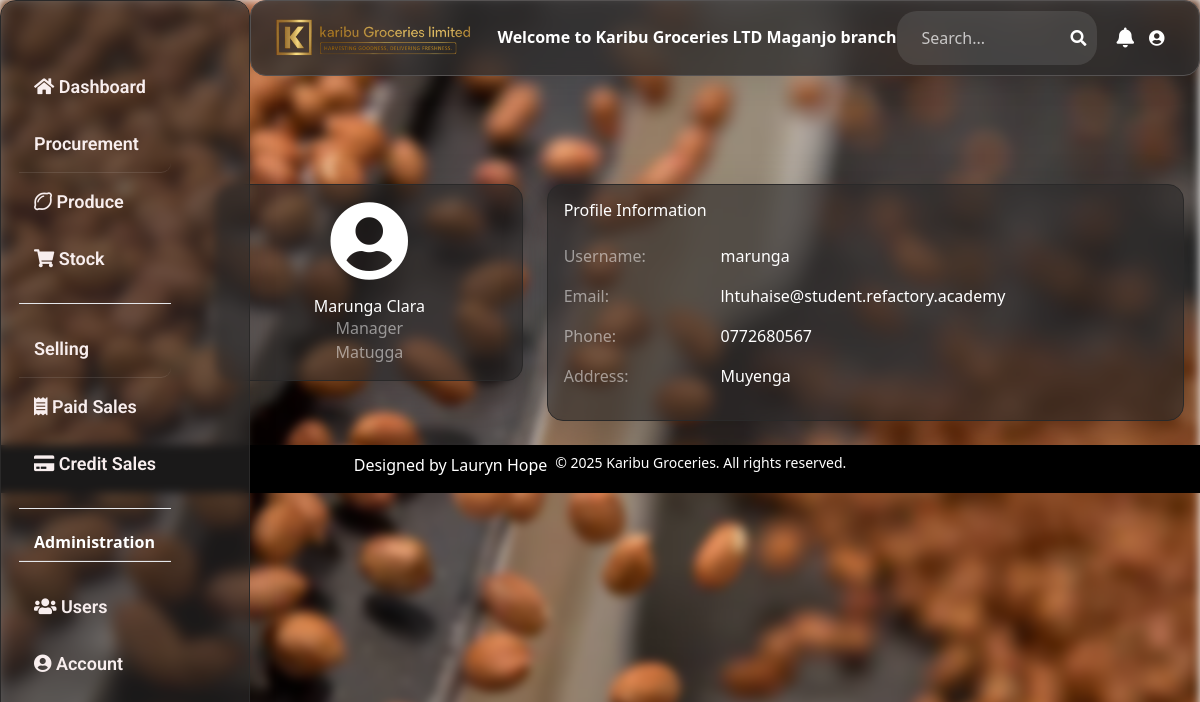
/profile/5/ (signed in), run on the app's committed database.
### happy_hoe/models.py (models this page shows, shortened)
class Userprofile(AbstractUser):
    is_salesagent = models.BooleanField(null=True, default=True)
    is_manager = models.BooleanField(null=True, default=True)
    is_director = models.BooleanField(null=True, default=True)
    last_activity = models.DateTimeField(null=True, blank=True)
    is_online = models.BooleanField(default=True)
    status = models.CharField(
        max_length=20,
        choices=(
            ('online', 'Online'),
            ('offline', 'Offline'),
        ),
        default='offline'
    )
    username = models.CharField(max_length=50, unique=True, blank=True)
    branch = models.ForeignKey(Branch, on_delete=models.CASCADE,max_length=20, blank=True, null=True ,default=1)
    email = models.EmailField(max_length=100, unique=True)
    gender_choices = (('Female','Female'), ('Male','Male'))
    gender = models.CharField(max_length=10, blank=True, choices=gender_choices)
    phone = models.CharField(max_length=10, unique=True)
    address = models.CharField(max_length=100, blank=True)
    def get_role(self):
        if self.is_director:
            return 'Director'
        elif self.is_manager:
            return 'Manager'
        elif self.is_salesagent:
            return 'Sales Agent'
        return 'Staff'
    class Meta:
        db_table = 'userprofile'
        verbose_name = 'User'
        verbose_name_plural = 'Users'

class Branch(models.Model):
    branch_name= models.CharField(max_length=20, default="", blank=True, null=True)
    email = models.EmailField(max_length=100, unique=True)
    phone_number = models.CharField(max_length=15, blank=True, unique=True)
    location = models.CharField(max_length=50, default="", blank=True, null=True)
    class Meta:
        verbose_name_plural = 'Branches'

### happy_hoe/views.py (the view)
# urls.py: path('profile/<int:user_id>/', views.user_profile, name='user_profile'),
@login_required
def user_profile(request, user_id):
    if request.user.id != user_id and not (request.user.is_director or request.user.is_manager):
        messages.error(request, "You can only view your own profile")
        return redirect('home')
    user = get_object_or_404(Userprofile, id=user_id)
    context = {
        'profile': user,
        'title': f'Profile - {user.get_full_name() or user.username}'
    }
    return render(request, 'happy_hoeapp/profile.html', context)

### happy_hoe/templates/happy_hoeapp/profile.html (shortened to what this page needs)
{% extends 'happy_hoeapp/base.html' %}
{% block content %}
<div class="container mt-4">
    <div class="row">
        <div class="col-md-4">
            <div class="card shadow-lg" id="glass-effect">
                <div class="card-body text-center">
                    <i class="fas fa-user-circle fa-5x mb-3 text-white"></i>
                    <h4 class="text-white">{{ profile.get_full_name }}</h4>
                    <p class="text-white-50">{{ profile.get_role }}</p>
                    <p class="text-white-50">{{ profile.branch.branch_name }}</p>
                </div>
            </div>
        </div>
        <div class="col-md-8">
            <div class="card shadow-lg" id="glass-effect">
                <div class="card-body">
                    <h5 class="text-white mb-4">Profile Information</h5>
                    <div class="row mb-3">
                        <div class="col-sm-3">
                            <p class="text-white-50">Username:</p>
                        </div>
                        <div class="col-sm-9">
                            <p class="text-white">{{ profile.username }}</p>
                        </div>
                    </div>
                    <div class="row mb-3">
                        <div class="col-sm-3">
                            <p class="text-white-50">Email:</p>
                        </div>
                        <div class="col-sm-9">
                            <p class="text-white">{{ profile.email }}</p>
                        </div>
                    </div>
                    <div class="row mb-3">
                        <div class="col-sm-3">
                            <p class="text-white-50">Phone:</p>
                        </div>
                        <div class="col-sm-9">
                            <p class="text-white">{{ profile.phone }}</p>
                        </div>
                    </div>
                    <div class="row mb-3">
                        <div class="col-sm-3">
                            <p class="text-white-50">Address:</p>
                        </div>
                        <div class="col-sm-9">
                            <p class="text-white">{{ profile.address|default:"Not provided" }}</p>
                        </div>
                    </div>
                </div>
            </div>
        </div>
    </div>
</div>
{% endblock %}

### happy_hoe/templates/happy_hoeapp/base.html (shortened to what this page needs)
{% load static %}
<!DOCTYPE html>
<html lang="en">
<head>
<link rel="stylesheet" href="https://cdnjs.cloudflare.com/ajax/libs/twitter-bootstrap/5.1.0/css/bootstrap.min.css">
<link rel="stylesheet" href="https://cdnjs.cloudflare.com/ajax/libs/font-awesome/5.15.4/css/all.min.css">
<link href="https://cdn.jsdelivr.net/npm/tailwindcss@^2/dist/tailwind.min.css" rel="stylesheet">
<link rel="stylesheet" href="{% static 'css/base.css' %}">
</head>
<body >
    <div class="header fixed-top mt-0 mb-10"  id="nav-effect">
        {% if user.is_authenticated %}
        <img src="{% static 'images/kgl.png' %}" alt="Logo" class="logo" />
        <strong><h2 class="text-white text-center ml-3 display-7">Welcome to  Karibu Groceries LTD  {% if user.is_manager or user.is_salesagent %} {{ user.branch.branch_name }} branch  {% endif %}</h2></strong>
        <div class="search-container">
            <form method="GET" action="{% url 'search' %}" class="d-flex">
                <input type="text"
                       name="q"
                       placeholder="Search..."
                       value="{{ request.GET.q }}"
                       class="form-control me-2">
                <button type="submit" class="btn btn-outline-light">
                    <i class="fas fa-search"></i>
                </button>
            </form>
        </div>
        <div class="user-settings">
            <i class="fas fa-bell"></i>
            <a class=" text-white" href="{% url 'user_profile' request.user.id %}"><i class="fas fa-user-circle" style="width: 30px; margin-right: 10px;"></i></a>
        </div>
    </div>
    <div class="container-fluid px-0 ">
        <div class="row g-0 ml-0">
            <div class="col-md-2 w-[150px] px-0 ">
                <br><br><br>
                <div class="sidebar w " id="glass-effect">
                    <div class="body">
                        <nav class="navbar ">
                            <div class="container-fluid">
                                <ul>
                                    {% if user.is_director  or user.is_manager %}
                                    <a class="" href="/owner_dashboard/"><li><i class="fas fa-home"></i> Dashboard</li></a>
                                    {% elif user.is_salesagent  %}
                                    <a class="" href="/owner_dashboard/"><li><i class="fas fa-home"></i> Dashboard</li></a>
                                    {% endif %}
                                    {% if user.is_manager  %}
                                    <li class="nav-heading text-decoration: underline;">Procurement</li>
                                    <a href="/procurement/"><li class="active"><i class="far fa-lemon"></i> Produce</li></a>
                                    <a class="" href="/home/"><li><i class="fas fa-shopping-cart"></i> Stock</li></a>
                                    {% endif %}
                                    {% if user.is_manager or user.is_salesagent %}
                                    <div class="border-b my-3"></div>
                                    <li class="nav-heading">Selling</li>
                                    <a href="/sales/"><li class="active"><i class="fas fa-receipt"></i> Paid Sales</li></a>
                                    <a href="{% url 'credit_sales' %}"><li><i class="fas fa-credit-card"></i> Credit Sales</li></a>
                                    {% endif %}
                                    <div class="border-b my-3"></div>
                                    {% if user.is_manager or user.is_director %}
                                    <div class="border-b my-3"><strong ><h1 class="nav-heading text-white">Administration</h1></strong></div>
                                    <a href="/users/"><li><i class="fas fa-users"></i> Users</li></a>
                                    {% endif %}
                                    <a class="" href="{% url 'user_profile' request.user.id %}"><li><i class="fas fa-user-circle"></i> Account</li></a>
                                    <br><br><br><br><br><br>
                                </ul>
                            </div>
                        </nav>
                    </div>
                </div>
            </div>
            {% endif %}
           <div class="col-md-10">
            <br><br><br>
                <div class="container2 container-fluid p-3 flex-grow-1">
                    {% block content %}
                    {% endblock %}
                </div>
           </div>
        </div>
    </div>
    <footer class="bg-black bg-opacity-70 text-center p-2 mt-2">
        <div class="flex justify-center space-x-2 mb-2">
            <a href="#" class="text-white hover:underline">Designed by Lauryn Hope</a>
            <p class="text-sm text-white">© 2025 Karibu Groceries. All rights reserved.</p>
        </div>
    </footer>
</body>
</html>

### happy_hoe/static/css/base.css (style rules this page uses)
html, body { height: 100%; width: 100%; margin: 0; }
body::before { content: ""; position: fixed; top: 0; left: 0; right: 0; bottom: 0; width: 100%; height: 100%; top: 0; left: 0; right: 0; bottom: 0; background: url('/static/images/f1.webp') no-repeat center center fixed; background-size: cover; filter: blur(5px); z-index: -1; }
.logo { margin: 0 auto; width: 200px; height: auto; height: 50px; object-fit: contain; }
.sidebar { border-radius: 0; margin-left: 0; position: fixed; top: 0; left: 0; height: 100vh; width: 250px; overflow-y: auto; z-index: 1000; padding: 1rem; background: rgba(255, 255, 255, 0.1); backdrop-filter: blur(10px); }
.col-md-10 { margin-left: 200px; width: calc(100% - 200px); }
.nav-heading { color: #4F46E5; font-weight: bold; padding: 8px 15px; border-bottom: 1px solid rgba(255, 255, 255, 0.1); margin: 0; cursor: default; }
.header { align-items: center; margin-left: 250px; width: calc(100% - 250px); background: rgba(0, 0, 0, 0.8); }
.header { border-radius: 10px 10px 0px 0px; background-color: #2A3942; }
.navbar { border-radius: 20px 20px 10px 10px; padding: 2px; }
#glass-effect { background: rgba(42, 41, 41, 0.63); border-radius: 16px; box-shadow: 0 4px 30px rgba(0, 0, 0, 0.1); backdrop-filter: blur(4.7px); -webkit-backdrop-filter: blur(4.7px); border: 1px solid rgba(42, 41, 41, 1); }
.body li { transition: 1s all; font-family: 'Roboto', sans-serif; font-size: 18px; padding: 15px; margin-top: 0px; color: #f8eeee; font-size: 20px; font-weight: 500; list-style: none; display: block; border-top-right-radius: 10px 10px; border-bottom-right-radius: 10px 10px; }
.body ul li { font-weight: 600; font-size: 18px; }
.header { display: flex; justify-content: space-between; align-items: center; padding: 10px; }
.search-container { position: relative; margin-right: 20px; display: flex; justify-content: flex; align-items: center; width: 200px; }
.search-container input { padding: 10px; border: 1px solid #2f89fc; border-radius: 5px; color: #fff; background: #2A3942; }
.search-container .fa-search { position: absolute; right: 10px; top: 50%; transform: translateY(-50%); color: white; }
.user-settings { display: flex; align-items: center; }
.user-settings .fa-bell { font-size: 20px; margin-right: 15px; color: white; }
footer { position: relative; bottom: 0; width: 100%; background-color: rgba(0, 0, 0, 0.7); text-align: center; padding: 2em 0; }
#nav-effect { background: rgba(46, 44, 44, 0.78); border-radius: 16px; box-shadow: 0 4px 30px rgba(0, 0, 0, 0.1); backdrop-filter: blur(8.8px); -webkit-backdrop-filter: blur(8.8px); border: 1px solid rgba(85, 82, 82, 1); }
.search-container { display: flex; align-items: center; background: rgba(255, 255, 255, 0.1); border-radius: 20px; padding: 5px 15px; }
.search-container input, .search-container select { background: transparent; border: none; color: white; }
.search-container input::placeholder { color: rgba(255, 255, 255, 0.7); }
.search-container button { border: none; background: transparent; color: white; }

### data on the page
Userprofile: branch.branch_name "Maganjo"
Userprofile: get_full_name "Marunga Clara", get_role "Manager", branch.branch_name "Matugga", username "marunga", email "lhtuhaise@student.refactory.academy", phone "0772680567", address "Muyenga"
